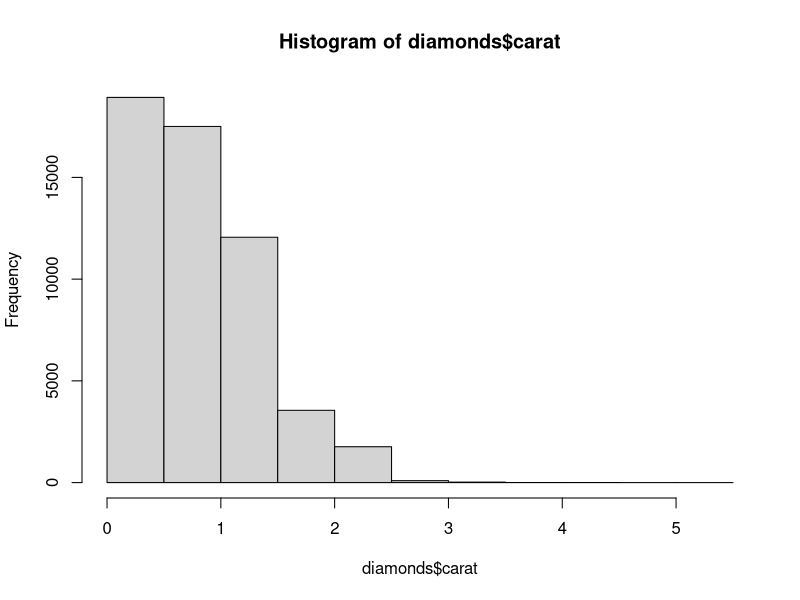
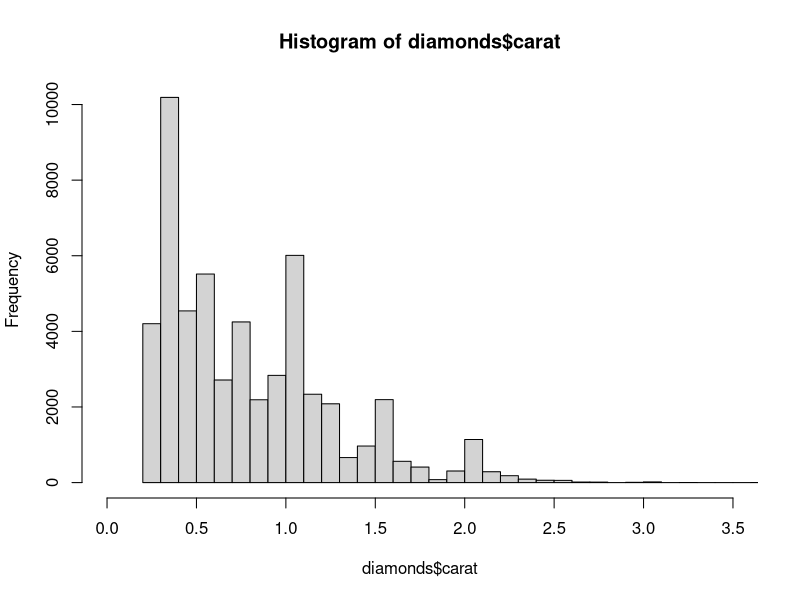
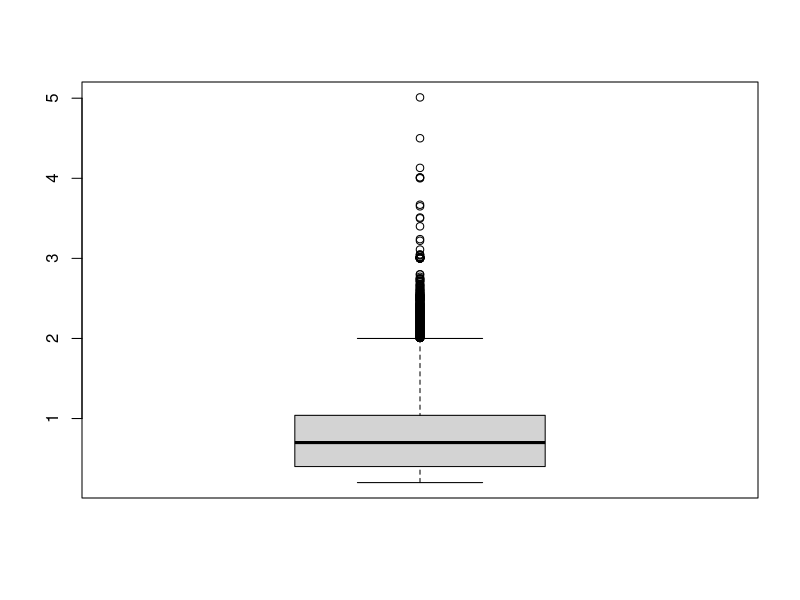
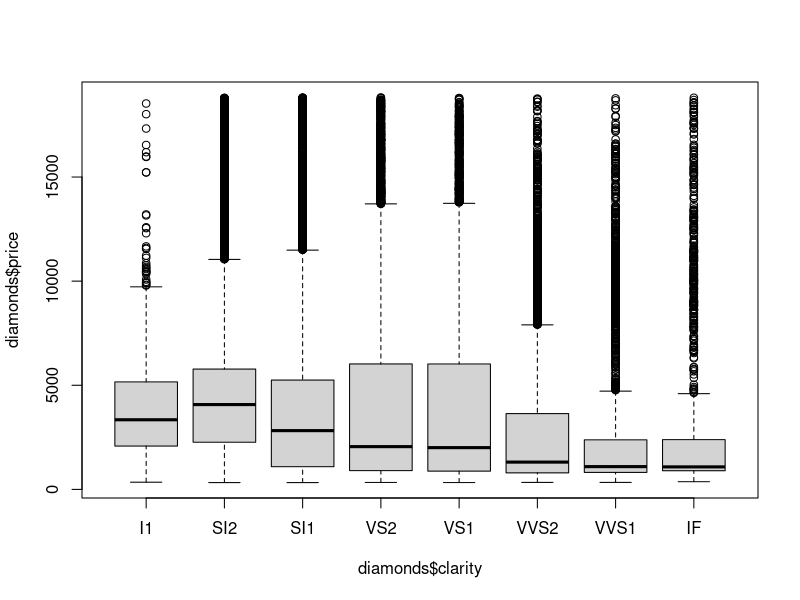
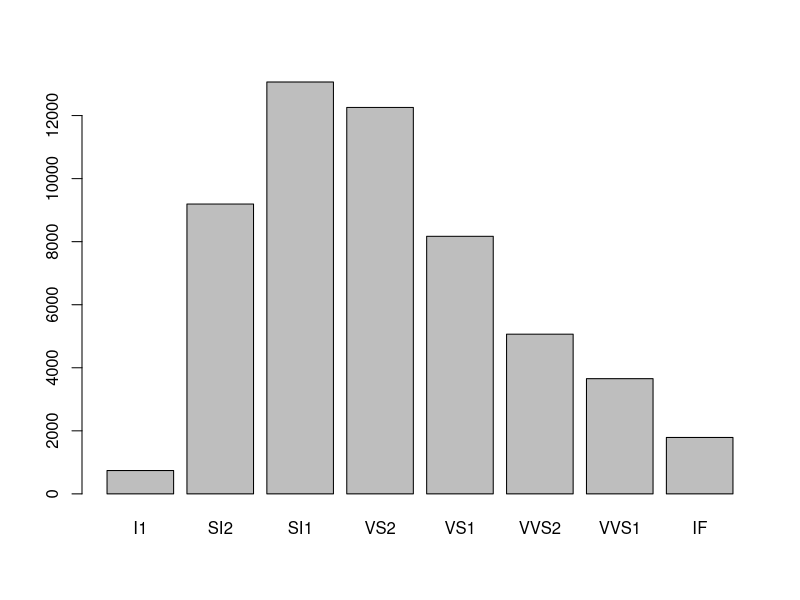
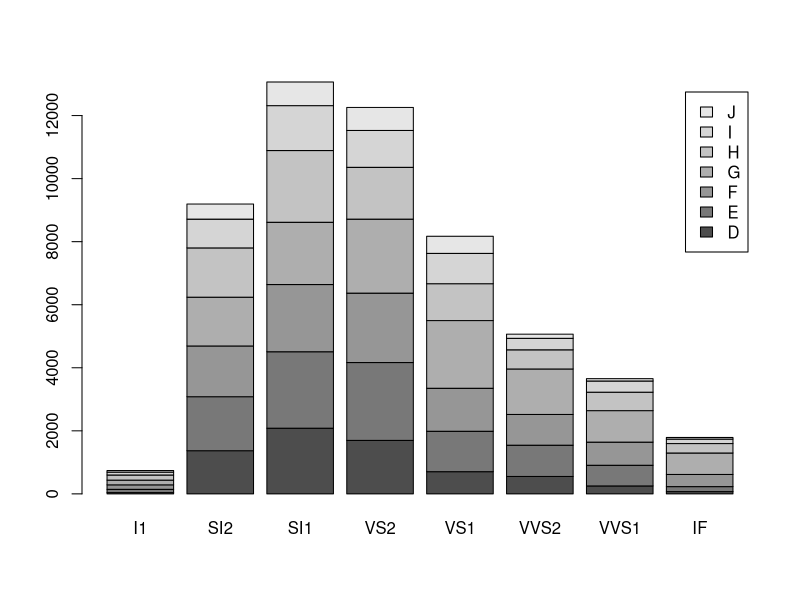
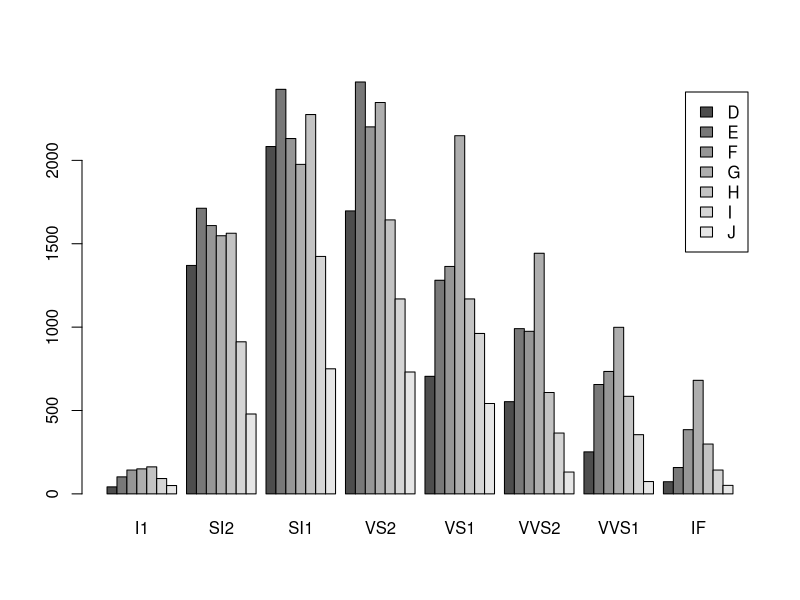
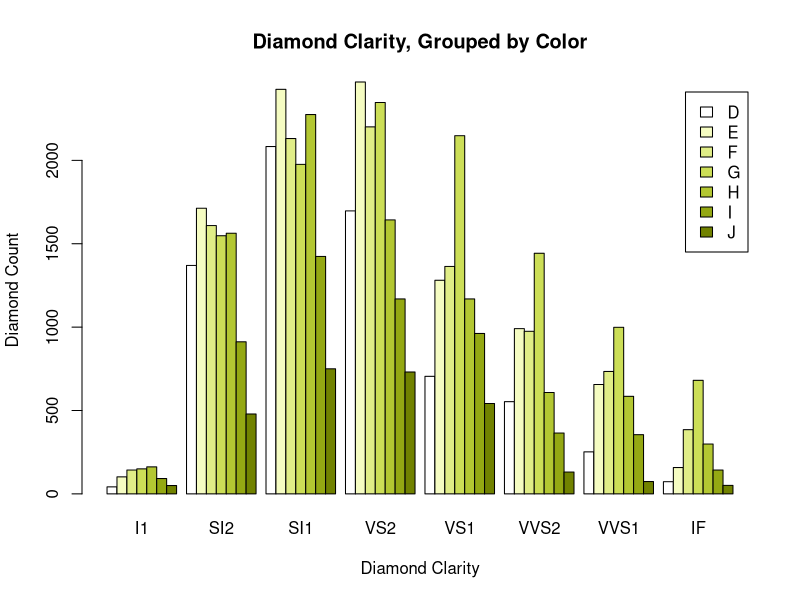

The R source for these figures, in order:
## ---- chunk 1
library(ggplot2)
str(diamonds)
## ---- chunk 2
View(diamonds)
## ---- chunk 3
hist(diamonds$carat)
## ---- chunk 4
hist(diamonds$carat,
     breaks = 50,       # Group into 50 bins
     xlim = c(0,3.5))   # Limit the X-axis to the range 0-3.5
## ---- chunk 5
subset(diamonds, carat > 3.5)
## ---- chunk 6
boxplot(diamonds$carat)
## ---- chunk 7
boxplot(diamonds$price ~ diamonds$clarity)  # Plot price split on clarity*
## ---- chunk 8
# 1. Open PNG file
png("my_plot.png")

# 2. Create the plot
boxplot(diamonds$price ~ diamonds$clarity)

# 3. Close the file
dev.off()
## ---- chunk 9
freqtable <- table(diamonds$clarity)
freqtable
barplot(freqtable)
## ---- chunk 10

# Create a stacked barplot of clarity, with stacks based on diamond color

barplot( table(diamonds$color, diamonds$clarity),
       legend = levels(diamonds$color)) # Add a legend for diamond colors
## ---- chunk 11
# Create a grouped barplot of clarity and color

barplot( table(diamonds$color, diamonds$clarity),
       legend = levels(diamonds$color),           
       beside = TRUE) # Group instead of stacking

## ---- chunk 12
# Remake the grouped barplot
barplot(table(diamonds$color, diamonds$clarity),
       legend = levels(diamonds$color),           
       beside = TRUE,
       xlab = "Diamond Clarity",                      # Add a label to the X-axis
       ylab = "Diamond Count",                        # Add a label to the Y-axis
       main = "Diamond Clarity, Grouped by Color",    # Add a plot title
       col = c("#FFFFFF","#F5FCC2","#E0ED87","#CCDE57", # Add color, Hex Code from RGB color table
              "#B3C732","#94A813","#718200") )
## ---- chunk 13

years <- seq(1950,2015,1)                # Create some dummy data
readings <- (years-1900) + runif(66,0,20)

plot(years, readings, type="l",                             # type "l" makes a line plot
                      col="red",                            # Color the line red
                      lwd="2",                              # Increase line width
                      main= "Example Time Series Plot")     # Add plot title   

points(x = years, y = readings,    # Draw points at specified coordinates
        pch=10 )                   # Set point symbol

abline(a = mean(readings),         # Draw a line with Y-intercept a
       b= 0,                       # And slope b
       lwd="3")                    # Set line width

text(x=2010, y=mean(readings)+2,   # Add text at specified coordinates           
     labels="Mean Reading")        # Text to add

abline( lm(readings ~ years),      # Create a line based on a linear model*
       col = "blue",               # Set color
       lty = "dashed",             # Set line type
       lwd = 2) 


## ---- chunk 14
library(ggplot2)

qplot(x = carat,                            # x variable
      y = price,                            # y variable
      data = diamonds,                      # Data set
      geom = "point",                       # Plot type
      color = clarity,                      # Color points by variable clarity
      xlab = "Carat Weight",                # x label
      ylab = "Price",                       # y label
      main = "Diamond Carat vs. Price");    # Title
## ---- chunk 15
ggplot(data=diamonds, 
       aes(x=carat, y=price)) +  # Initialize plot* call to ggplot() and data frame to work with 
       geom_point(aes(color = clarity)) # Add a layer of points (make scatterplot)
## ---- chunk 16
geom_histogram()  # histogram
geom_density()    # density plot
geom_boxplot()    # boxplot
geom_violin()     # violin plot (combination of boxplot and density plot)
geom_bar()        # bar graph
geom_point()      # scatterplot
geom_jitter()     # scatterplot with points randomly perturbed to reduce overlap
geom_line()       # line graph
geom_errorbar()   # Add error bar
geom_smooth()     # Add a best-fit line
geom_abline()     # Add a line with specified slope and intercept
## ---- chunk 17
# Create a histogram of carat

ggplot(data=diamonds, aes(x=carat)) +      # Initialize plot 

       geom_histogram(fill="skyblue",      # Create histogram with blue bars
                      col="black",         # Set bar outline color to black
                      binwidth = 0.05) +   # Set bin width

       xlim(0,3)                           # Add x-axis limits
## ---- chunk 18
ggplot(data=diamonds, aes(x=clarity)) +        # Initialize plot 

       geom_bar(aes(fill=color),   # Create bar plot, fill based on diamond color
                color="black",                 # Set bar outline color
                position="dodge") +            # Place bars side by side

       scale_fill_manual(values=c("#FFFFFF","#F5FCC2",     # Use custom colors
        "#E0ED87","#CCDE57", "#B3C732","#94A813","#718200"))
## ---- chunk 19
cars <- mtcars      # Use the mtcars data set
View(mtcars)
mean(cars$mpg)      # mean() gets the mean for 1 variable
## ---- chunk 20
# colMeans() gets the means for all columns in a data frame
colMeans(cars)
## ---- chunk 21
# rowMeans() gets the means for all rows in a data frame
head(rowMeans(cars))
## ---- chunk 22
median(cars$mpg)
## ---- chunk 23
colMedians <- apply(cars,            
                    MARGIN=2,        # Operate on columns
                    FUN = median)    # Use function median

colMedians
## ---- chunk 24
norm_data <- rnorm(100000)          # Generate normally distributed data

plot(density(norm_data))            # Create a density plot

abline(v=mean(norm_data), lwd=5)    # Plot a thick black line at the mean

abline(v=median(norm_data), col="red", lwd=2 )   # Plot a red line at the median
## ---- chunk 25
skewed_data <- rexp(100000,1)           # Generate skewed data

plot(density(skewed_data), xlim=c(0,4))    

# Black line at the mean
abline(v=mean(skewed_data), lwd=5)  

# Red line at the median
abline(v=median(skewed_data), col="red", lwd=2 ) 
## ---- chunk 26
norm_data <- rnorm(50)             # Generate 50 normally distributed points

outliers <- rnorm(3, mean=15)      # Generate 3 outliers

norm_data <- c(norm_data,outliers)      # Add outliers

plot(density(norm_data))                

# Black line at the mean
abline(v=mean(norm_data), lwd=5)        

# Red line at the median
abline(v=median(norm_data), col="red", lwd=2 )
## ---- chunk 27

# Dummy data
data <- c("cat","hat","cat","hat","hat","sat")   

# Create table of counts
data_table <- table(data)                   

data_table

# Get the index of the variable with the max count
max_index <- which.max(data_table)   

# Use the index to get the mode from the table's names
names(data_table)[max_index]
## ---- chunk 28
# Subtract min from max to get the range
max(cars$mpg) - min(cars$mpg)
## ---- chunk 29
quantile(cars$mpg)
## ---- chunk 30

# Get five number summary
fivenum(cars$mpg)   

# Summary() shows the five number summary plus the mean
summary(cars$mpg)
## ---- chunk 31
quantile(cars$mpg,
        probs = c(0.1,0.9))  # get the 10th and 90th percentiles
## ---- chunk 32
IQR(cars$mpg)
## ---- chunk 33
five_num <- fivenum(cars$mpg)

boxplot(cars$mpg)

text(x=five_num[1], adj=2, labels ="Minimum")
text(x=five_num[2], adj=2.3, labels ="1st Quartile")
text(x=five_num[3], adj=3, labels ="Median")
text(x=five_num[4], adj=2.3, labels ="3rd Quartile")
text(x=five_num[5], adj=2, labels ="Maximum")
text(x=five_num[3], adj=c(0.5,-8), labels ="IQR", srt=90, cex=2)
## ---- chunk 34
var(cars$mpg)   # get variance
## ---- chunk 35
sd(cars$mpg)    # get standard deviation                                        # Check type
## ---- chunk 36
mad(cars$mpg)    # get median absolute deviation                                       # Check type
